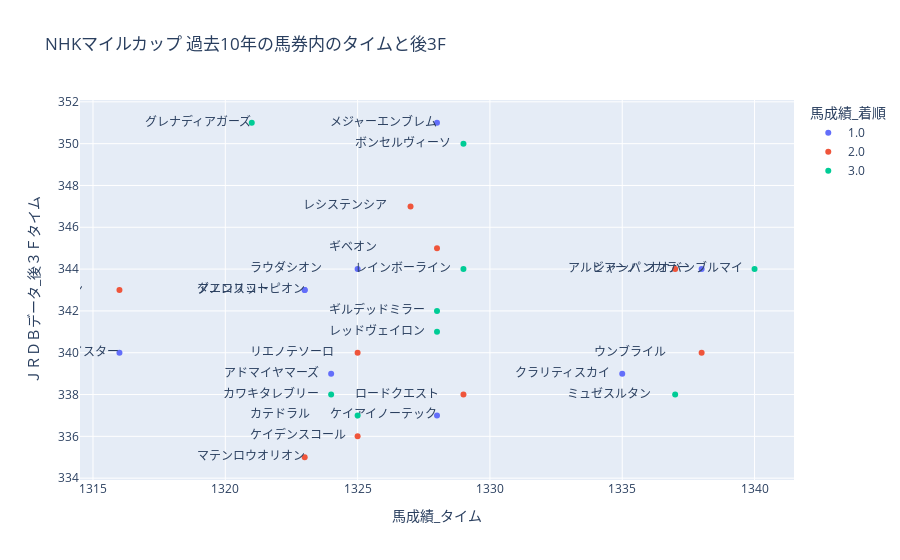

The code cell stored with this chart in its notebook:
### Code cell
import plotly.express as px
import pandas as pd

fig = px.scatter(
    df_tops, 
    x='馬成績_タイム', 
    y='ＪＲＤＢデータ_後３Ｆタイム',
    color='馬成績_着順', 
    text='馬名',
    hover_name='馬名', 
    # log_x=True, 
    size_max=100,
    title="NHKマイルカップ 過去10年の馬券内のタイムと後3F"
    )
fig.show()

### Figure 1 — Plotly figure (JSON) as saved in the notebook; plotly's stock layout.template omitted (floating-point values rounded to 4 significant figures)
{"data": [{"hovertemplate": "<b>%{hovertext}</b><br><br>馬成績_着順=1.0<br>馬成績_タイム=%{x}<br>ＪＲＤＢデータ_後３Ｆタイム=%{y}<br>馬名=%{text}<extra></extra>", "hovertext": ["クラリティスカイ　　　　　　　　　　", "メジャーエンブレム　　　　　　　　　", "アエロリット　　　　　　　　　　　　", "ケイアイノーテック　　　　　　　　　", "アドマイヤマーズ　　　　　　　　　　", "ラウダシオン　　　　　　　　　　　　", "シュネルマイスター　　　　　　　　　", "ダノンスコーピオン　　　　　　　　　", "シャンパンカラー　　　　　　　　　　"], "legendgroup": "1.0", "marker": {"color": "#636efa", "symbol": "circle"}, "mode": "markers+text", "name": "1.0", "orientation": "v", "showlegend": true, "text": ["クラリティスカイ　　　　　　　　　　", "メジャーエンブレム　　　　　　　　　", "アエロリット　　　　　　　　　　　　", "ケイアイノーテック　　　　　　　　　", "アドマイヤマーズ　　　　　　　　　　", "ラウダシオン　　　　　　　　　　　　", "シュネルマイスター　　　　　　　　　", "ダノンスコーピオン　　　　　　　　　", "シャンパンカラー　　　　　　　　　　"], "type": "scatter", "x": [1335, 1328, 1323, 1328, 1324, 1325, 1316, 1323, 1338], "xaxis": "x", "y": [339, 351, 343, 337, 339, 344, 340, 343, 344], "yaxis": "y"}, {"hovertemplate": "<b>%{hovertext}</b><br><br>馬成績_着順=2.0<br>馬成績_タイム=%{x}<br>ＪＲＤＢデータ_後３Ｆタイム=%{y}<br>馬名=%{text}<extra></extra>", "hovertext": ["アルビアーノ　　　　　　　　　　　　", "ロードクエスト　　　　　　　　　　　", "リエノテソーロ　　　　　　　　　　　", "ギベオン　　　　　　　　　　　　　　", "ケイデンスコール　　　　　　　　　　", "レシステンシア　　　　　　　　　　　", "ソングライン　　　　　　　　　　　　", "マテンロウオリオン　　　　　　　　　", "ウンブライル　　　　　　　　　　　　"], "legendgroup": "2.0", "marker": {"color": "#EF553B", "symbol": "circle"}, "mode": "markers+text", "name": "2.0", "orientation": "v", "showlegend": true, "text": ["アルビアーノ　　　　　　　　　　　　", "ロードクエスト　　　　　　　　　　　", "リエノテソーロ　　　　　　　　　　　", "ギベオン　　　　　　　　　　　　　　", "ケイデンスコール　　　　　　　　　　", "レシステンシア　　　　　　　　　　　", "ソングライン　　　　　　　　　　　　", "マテンロウオリオン　　　　　　　　　", "ウンブライル　　　　　　　　　　　　"], "type": "scatter", "x": [1337, 1329, 1325, 1328, 1325, 1327, 1316, 1323, 1338], "xaxis": "x", "y": [344, 338, 340, 345, 336, 347, 343, 335, 340], "yaxis": "y"}, {"hovertemplate": "<b>%{hovertext}</b><br><br>馬成績_着順=3.0<br>馬成績_タイム=%{x}<br>ＪＲＤＢデータ_後３Ｆタイム=%{y}<br>馬名=%{text}<extra></extra>", "hovertext": ["ミュゼスルタン　　　　　　　　　　　", "レインボーライン　　　　　　　　　　", "ボンセルヴィーソ　　　　　　　　　　", "レッドヴェイロン　　　　　　　　　　", "カテドラル　　　　　　　　　　　　　", "ギルデッドミラー　　　　　　　　　　", "グレナディアガーズ　　　　　　　　　", "カワキタレブリー　　　　　　　　　　", "オオバンブルマイ　　　　　　　　　　"], "legendgroup": "3.0", "marker": {"color": "#00cc96", "symbol": "circle"}, "mode": "markers+text", "name": "3.0", "orientation": "v", "showlegend": true, "text": ["ミュゼスルタン　　　　　　　　　　　", "レインボーライン　　　　　　　　　　", "ボンセルヴィーソ　　　　　　　　　　", "レッドヴェイロン　　　　　　　　　　", "カテドラル　　　　　　　　　　　　　", "ギルデッドミラー　　　　　　　　　　", "グレナディアガーズ　　　　　　　　　", "カワキタレブリー　　　　　　　　　　", "オオバンブルマイ　　　　　　　　　　"], "type": "scatter", "x": [1337, 1329, 1329, 1328, 1325, 1328, 1321, 1324, 1340], "xaxis": "x", "y": [338, 344, 350, 341, 337, 342, 351, 338, 344], "yaxis": "y"}], "layout": {"legend": {"title": {"text": "馬成績_着順"}, "tracegroupgap": 0}, "title": {"text": "NHKマイルカップ 過去10年の馬券内のタイムと後3F"}, "xaxis": {"anchor": "y", "domain": [0, 1], "title": {"text": "馬成績_タイム"}}, "yaxis": {"anchor": "x", "domain": [0, 1], "title": {"text": "ＪＲＤＢデータ_後３Ｆタイム"}}}}
